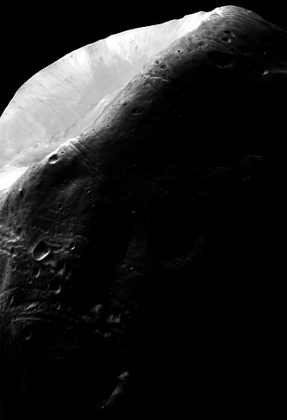
%> input picture HW02/HW_02/Mars_Moon.tif, 287 x 420 px, shrunk from 342 x 500 before the run
$ octave main.m   (GNU Octave 9; MATLAB toolbox functions it lacks are replaced by stand-ins)
%> lines starting %> are read from the running program, lines starting %| are printed output that depends on the picture
### HW02/HW_02/My_Histogram.m
function Histogram = My_Histogram(Input_Image)
[r,c]=size(Input_Image);
Histogram=zeros(1,256);
for i=1:r
    for j=1:c
        b=Input_Image(i,j);
        Histogram(b+1)=Histogram(b+1)+1;
    end
end

end


### HW02/HW_02/main.m
clc;close all; clear;
I=imread('.\Mars_Moon.tif');
%> I is the input picture: size 420x287 uint8; min 0, max 255, mean 31.8
A=im2double(I);
subplot(1,3,1);
imshow(I)
title('original', 'FontSize', 10);


%g=im2uint8(mat2gray(log(1+double(I))));
h=My_Histogram(I);
%> after the loop in My_Histogram, `for i=1:r`: Histogram = 256 values, max 71343 at index 1, min 0 at index 256, mean 470.9
%> h has the same summary as Histogram in My_Histogram

Result=(double(255/log(256)))*log(double(I+1));
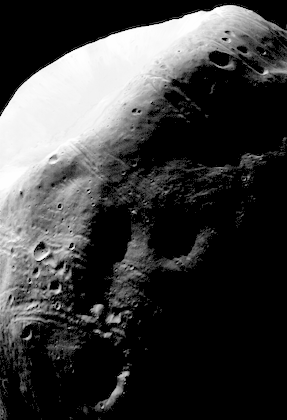
%> Result: size 420x287 double; min 0, max 254.8, mean 61.3
J=uint8(Result);
K=imadjust(J,[0 1],[1 0]);
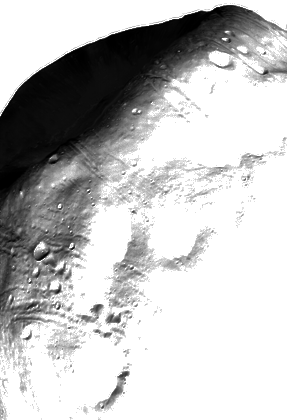
%> K: size 420x287 uint8; min 0, max 255, mean 193.6
subplot(1,3,2);
imshow(J)
title('Edit', 'FontSize', 10);
subplot(1,3,3);
imshow(K)
title('Edit', 'FontSize', 10);
